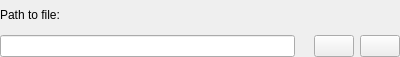
<?xml version="1.0" encoding="UTF-8"?>
<ui version="4.0">
 <class>FilePickWidget</class>
 <widget class="QWidget" name="FilePickWidget">
  <property name="geometry">
   <rect>
    <x>0</x>
    <y>0</y>
    <width>400</width>
    <height>57</height>
   </rect>
  </property>
  <property name="windowTitle">
   <string>Form</string>
  </property>
  <layout class="QVBoxLayout" name="verticalLayout">
   <property name="leftMargin">
    <number>0</number>
   </property>
   <property name="topMargin">
    <number>0</number>
   </property>
   <property name="rightMargin">
    <number>0</number>
   </property>
   <property name="bottomMargin">
    <number>0</number>
   </property>
   <item>
    <widget class="QLabel" name="lblTitle">
     <property name="text">
      <string>Path to file:</string>
     </property>
     <property name="textFormat">
      <enum>Qt::AutoText</enum>
     </property>
    </widget>
   </item>
   <item>
    <layout class="QHBoxLayout" name="horizontalLayout">
     <item>
      <widget class="QLineEdit" name="lePath"/>
     </item>
     <item>
      <widget class="QLabel" name="lblWarning">
       <property name="pixmap">
        <pixmap resource="../../../../media/resources.qrc">:/icons/exclamation_16.png</pixmap>
       </property>
      </widget>
     </item>
     <item>
      <widget class="QPushButton" name="btnBrowse">
       <property name="toolTip">
        <string>Browse</string>
       </property>
      </widget>
     </item>
     <item>
      <widget class="QPushButton" name="btnFind">
       <property name="sizePolicy">
        <sizepolicy hsizetype="Maximum" vsizetype="Fixed">
         <horstretch>0</horstretch>
         <verstretch>0</verstretch>
        </sizepolicy>
       </property>
       <property name="toolTip">
        <string>Find</string>
       </property>
       <property name="icon">
        <iconset resource="../../../../media/resources.qrc">
         <normaloff>:/icons/magnifier.png</normaloff>:/icons/magnifier.png</iconset>
       </property>
      </widget>
     </item>
    </layout>
   </item>
  </layout>
 </widget>
 <resources>
  <include location="../../../../media/resources.qrc"/>
 </resources>
 <connections>
  <connection>
   <sender>btnBrowse</sender>
   <signal>clicked()</signal>
   <receiver>FilePickWidget</receiver>
   <slot>browsePath()</slot>
   <hints>
    <hint type="sourcelabel">
     <x>347</x>
     <y>31</y>
    </hint>
    <hint type="destinationlabel">
     <x>364</x>
     <y>17</y>
    </hint>
   </hints>
  </connection>
  <connection>
   <sender>btnFind</sender>
   <signal>clicked()</signal>
   <receiver>FilePickWidget</receiver>
   <slot>findPath()</slot>
   <hints>
    <hint type="sourcelabel">
     <x>384</x>
     <y>32</y>
    </hint>
    <hint type="destinationlabel">
     <x>319</x>
     <y>18</y>
    </hint>
   </hints>
  </connection>
 </connections>
 <slots>
  <slot>browsePath()</slot>
  <slot>findPath()</slot>
 </slots>
</ui>
